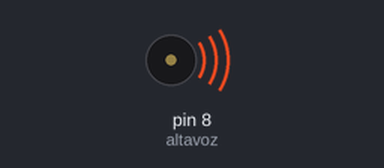
The sketch below on a simulated Arduino Uno, built with avr-gcc and run on an emulated ATmega328P. On the bench: buzzer (waves = sounding).

Above: at 0.8 s.
At 8.82 s:
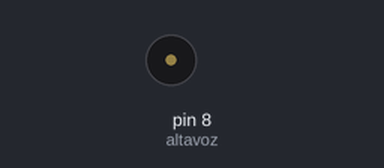
Timing chart, 0 to 9.1 s (numbered marks = the images above):
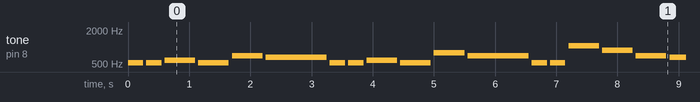

Measured:
- by itself, tone on pin 8 (altavoz): plays 523 Hz for 0.25 s, 523 Hz for 0.25 s, 587 Hz for 0.50 s, 523 Hz for 0.50 s, 698 Hz for 0.50 s, 659 Hz for 1.0 s … (237 notes in this stretch)

The sketch:

utn_clase_arduino05_01.ino
```cpp
// Feliz cumpleaños
int altavoz = 8;
int Si2 =1975;
int LaS2=1864;
int La2= 1760;
int SolS2=1661;
int Sol2=1567;
int FaS2=1479;
int Fa2= 1396;
int Mi2= 1318;
int ReS2=1244;
int Re2= 1174;
int DoS2=1108;
int Do2= 1046;
//octava baja
int Si = 987;
int LaS= 932;
int La = 880;
int SolS=830;
int Sol= 783;
int FaS= 739;
int Fa=  698;
int Mi=  659;
int ReS= 622;
int Re = 587;
int DoS =554;
int Do = 523;
int redonda=0;
int redondap=0;
int blanca= 0;
int blancap=0;
int negra=0;
int negrap=0;
int corchea=0;
int corcheap =0;
int semicorchea=0;
int semicorcheap=0;
int bpm= 120;

void setup()
{
  negra= 60000/bpm;
      negrap=negra*1.5;
      blanca= negra*2;
      blancap=blanca*1.5;
      redonda= negra*4;
      redondap= redonda*1.5;
      corchea= negra/2;
      corcheap=corchea*1.5;
      semicorchea= negra/4;
      semicorcheap=semicorchea*1.5;

 pinMode(8,OUTPUT);
 }

void loop()
{

 tone(altavoz,Do,corchea);
 delay(corchea+50);
 tone(altavoz,Do,corchea);
 delay(corchea+50);
 tone(altavoz,Re,negra);
 delay(negra+50);
 tone(altavoz,Do,negra);
 delay(negra+50);
 tone(altavoz,Fa,negra);
 delay(negra+50);
 tone(altavoz,Mi,blanca);
 delay(blanca+50);
 tone(altavoz,Do,corchea);
 delay(corchea+50);
 tone(altavoz,Do,corchea);
 delay(corchea+50);
 tone(altavoz,Re,negra);
 delay(negra+50);
 tone(altavoz,Do,negra);
 delay(negra+50);
 tone(altavoz,Sol,negra);
 delay(negra+50);
 tone(altavoz,Fa,blanca);
 delay(blanca+50);
 tone(altavoz,Do,corchea);
 delay(corchea+50);
 tone(altavoz,Do,corchea);
 delay(corchea+50);
  tone(altavoz,Do2,negra);
 delay(negra+50);
  tone(altavoz,La,negra);
 delay(negra+50);
 tone(altavoz,Fa,negra);
 delay(negra+50);
  tone(altavoz,Mi,negra);
 delay(negra+50);
  tone(altavoz,Re,blanca);
 delay(blanca+50);
  tone(altavoz,LaS,corchea);
 delay(corchea+50);
 tone(altavoz,LaS,corchea);
 delay(corchea+50);
  tone(altavoz,La,negra);
 delay(negra+50);
  tone(altavoz,Fa,negra);
 delay(negra+50);
 tone(altavoz,Sol,negra);
 delay(negra+50);
  tone(altavoz,Fa,blanca);
 delay(blanca+50);

 }
```
